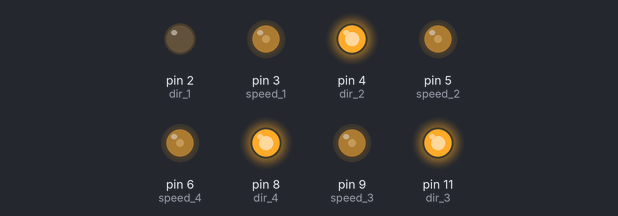
Recording of a sketch running on a simulated Arduino Uno, built with avr-gcc and run on an emulated ATmega328P. Shown: output pins drawn as LEDs (lit = HIGH).

Above: at 0.05 s.
At 3.95 s:
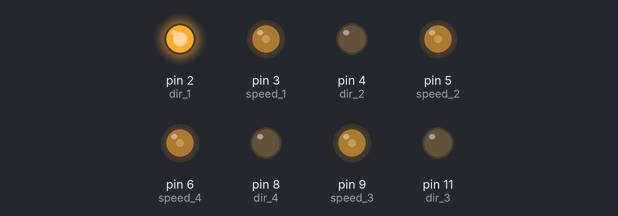
Timing chart, 0 to 4.6 s (numbered marks = the images above):
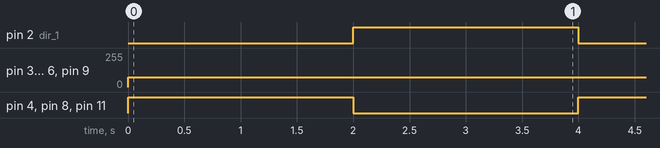

The sketch:

dc_4_control.ino
```cpp
#define dir_1 2
#define dir_2 4
#define dir_3 11
#define dir_4 8
#define speed_1 3
#define speed_2 5
#define speed_3 9
#define speed_4 6

const int speed = 75;


void setup() {

  pinMode(dir_1, OUTPUT);
  pinMode(dir_2, OUTPUT);
  pinMode(dir_3, OUTPUT);
  pinMode(dir_4, OUTPUT);
  pinMode(speed_1, OUTPUT);
  pinMode(speed_2, OUTPUT);
  pinMode(speed_3, OUTPUT);
  pinMode(speed_4, OUTPUT);
}

void loop() {
  digitalWrite(dir_1, LOW);
  digitalWrite(dir_2, HIGH);
  digitalWrite(dir_3, HIGH);
  digitalWrite(dir_4, HIGH);


  analogWrite(speed_1, speed);
  analogWrite(speed_2, speed);
  analogWrite(speed_3, speed);
  analogWrite(speed_4, speed);
  delay(2000);


  digitalWrite(dir_1, HIGH);
  digitalWrite(dir_2, LOW);
  digitalWrite(dir_3, LOW);
  digitalWrite(dir_4, LOW);

  analogWrite(speed_1, speed);
  analogWrite(speed_2, speed);
  analogWrite(speed_3, speed);
  analogWrite(speed_4, speed);
  delay(2000);
}
```

Measured:
- by itself, pin 2 (dir_1), pin 4 (dir_2), pin 8 (dir_4), pin 11 (dir_3): alternates HIGH for 2.0 s and LOW for 2.0 s
- by itself, pin 3 (speed_1), pin 5 (speed_2), pin 6 (speed_4), pin 9 (speed_3): 0/255 → 75/255 at 0.00 s
